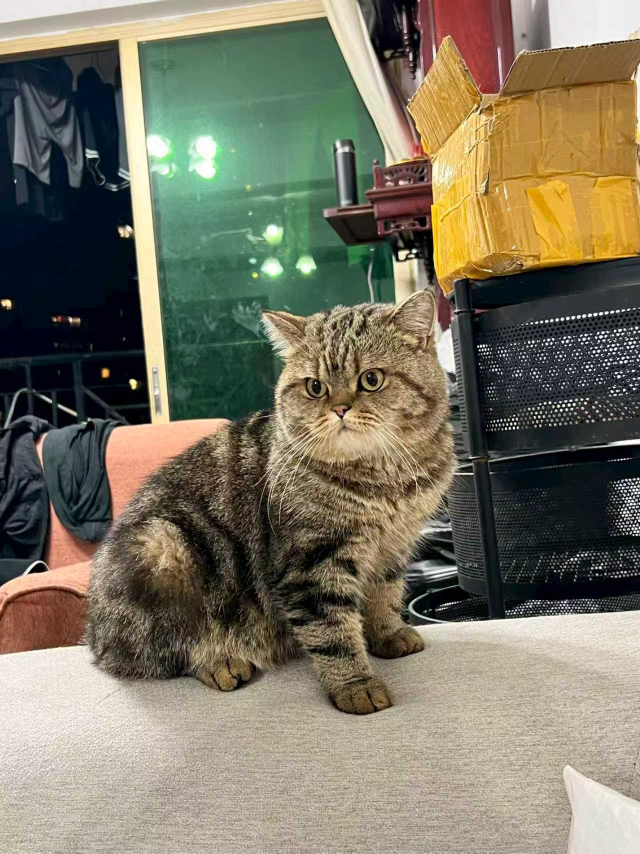
#> input picture input/微信图片_20260130115714_140_22.jpg, 1280 x 1707 px (shown at 1/2 size); its folder holds only this picture in this run
$ python -i multi_pet_enhancement.py   (imports and definitions only)
#> lines starting #> are read from the running program, lines starting #| are printed output that depends on the picture
#> further down, picture is the input picture: PIL image 1280x1707 RGB; mean R, G, B 122.1, 117.4, 98.9
# -*- coding: utf-8 -*-
"""
多宠物合成增强工具
实现文档中提到的所有增强功能：
1. Alpha边缘净化
2. 极轻度羽化
3. 可选内描边
4. 视觉面积归一化
5. 组合视觉中心对齐
6. 圆形模板整体缩放
"""
import numpy as np
from PIL import Image, ImageFilter
from typing import List, Tuple, Optional
import math


def clean_alpha_edge(image: Image.Image, threshold: int = 10) -> Image.Image:
    """
    Alpha边缘净化：去除低于阈值的噪点

    Args:
        image: RGBA图像
        threshold: Alpha阈值，低于此值的像素设为完全透明

    Returns:
        处理后的图像
    """
#> called with threshold = 10
    if image.mode != 'RGBA':
        image = image.convert('RGBA')

    data = np.array(image)
    alpha = data[:, :, 3]
#> alpha: shape (1707, 1280); every value is 255

    # 将低于阈值的alpha设为0
    mask = alpha < threshold
#> mask: shape (1707, 1280) bool; every value is 0
    data[mask, 3] = 0

    return Image.fromarray(data, 'RGBA')


def apply_light_feather(image: Image.Image, radius: float = 1.5) -> Image.Image:
    """
    极轻度羽化：只作用于alpha边缘，不模糊主体

    Args:
        image: RGBA图像
        radius: 羽化半径（1-2px）

    Returns:
        处理后的图像
    """
#> called with radius = 1.5
    if image.mode != 'RGBA':
        image = image.convert('RGBA')

    # 分离alpha通道
    alpha = image.split()[3]

    # 对alpha通道应用轻微的高斯模糊
    alpha_feathered = alpha.filter(ImageFilter.GaussianBlur(radius=radius))

    # 重新组合图像
    r, g, b, _ = image.split()
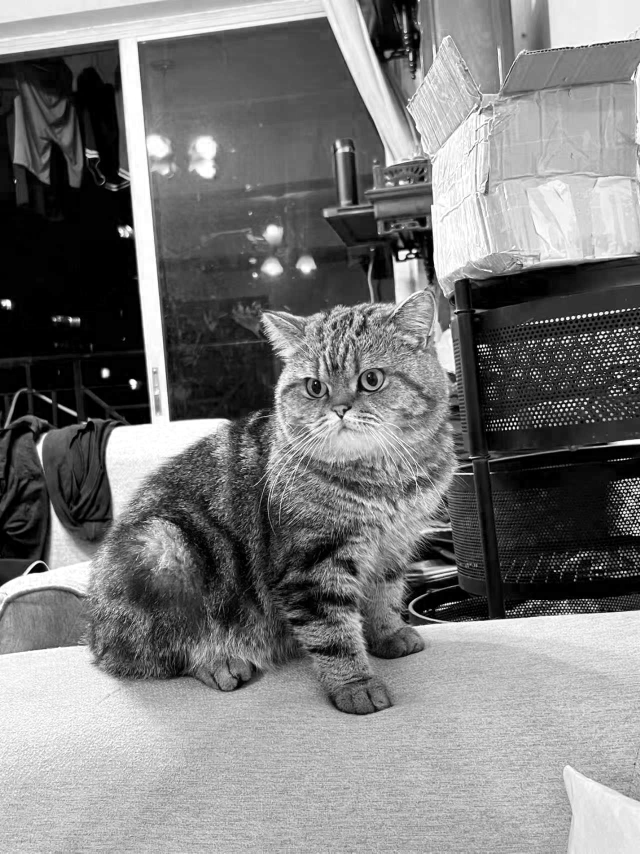
#> r: PIL image 1280x1707 L (shown at 1/2 size); min 0, max 255, mean 122.1
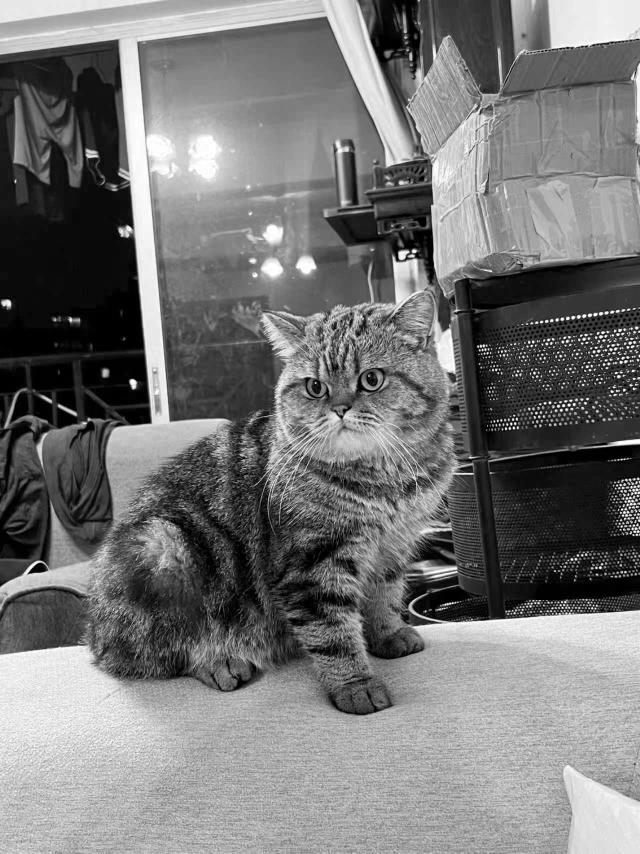
#> g: PIL image 1280x1707 L (shown at 1/2 size); min 0, max 255, mean 117.4
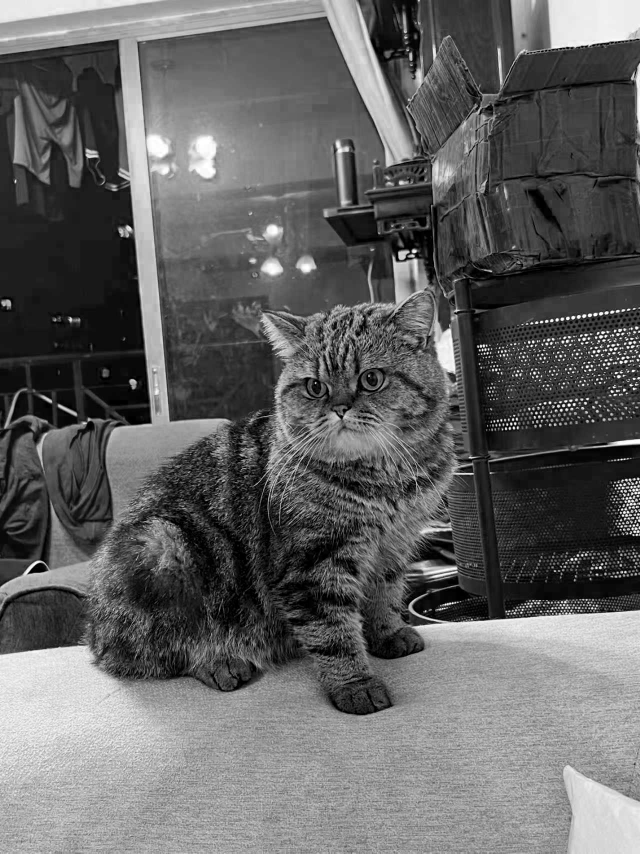
#> b: PIL image 1280x1707 L (shown at 1/2 size); min 0, max 255, mean 98.9
    result = Image.merge('RGBA', (r, g, b, alpha_feathered))

    return result


# [97 lines left out: functions compute_average_color, apply_inner_stroke, not called in this run]


def process_pet_image_for_display(image: Image.Image,
                                 enable_edge_cleaning: bool = True,
                                 enable_feather: bool = True,
                                 enable_stroke: bool = False) -> Image.Image:
    """
    对单只宠物图像进行展示级边缘处理

    Args:
        image: 宠物抠图结果（RGBA）
        enable_edge_cleaning: 是否启用边缘净化
        enable_feather: 是否启用轻度羽化
        enable_stroke: 是否启用内描边

    Returns:
        处理后的图像
    """
    result = image.copy()

    if enable_edge_cleaning:
        result = clean_alpha_edge(result, threshold=10)

    if enable_feather:
        result = apply_light_feather(result, radius=1.5)

    if enable_stroke:
        result = apply_inner_stroke(result, stroke_width=1, opacity=180)

    return result


# [27 lines left out: function compute_visual_area, not called in this run]


# 视觉面积归一化安全兜底（升级方案 模块二、圆形双宠规范四）
FACTOR_CLAMP_MIN = 0.75
FACTOR_CLAMP_MAX = 1.25
SCALE_CLAMP_MIN = 0.65
SCALE_CLAMP_MAX = 1.0  # 禁止单宠放大超过原始尺寸
CIRCLE_FACTOR_CLAMP_MIN = 0.80
CIRCLE_FACTOR_CLAMP_MAX = 1.20


# [124 lines left out: functions normalize_visual_areas, compute_group_visual_center, not called in this run]


# 圆形双宠 anchor 硬约束（升级方案 模块三、圆形双宠规范三/五）
ANCHOR_X_LIMITS = (0.2, 0.8)
ANCHOR_Y_LIMITS = (0.25, 0.75)
CIRCLE_ANCHOR_X_LIMITS = (0.30, 0.70)
CIRCLE_ANCHOR_Y_LIMITS = (0.42, 0.62)
CIRCLE_VISUAL_CENTER = (0.5, 0.53)  # 圆形模板视觉重心略低于正中心


# [114 lines left out: functions align_group_to_template_center, clamp_layout_anchors, is_circular_template, apply_circular_template_scaling, not called in this run]

>>> from PIL import Image
>>> picture = Image.open('../input/微信图片_20260130115714_140_22.jpg')
>>> result = process_pet_image_for_display(picture)

$ run again, on input/cat.png
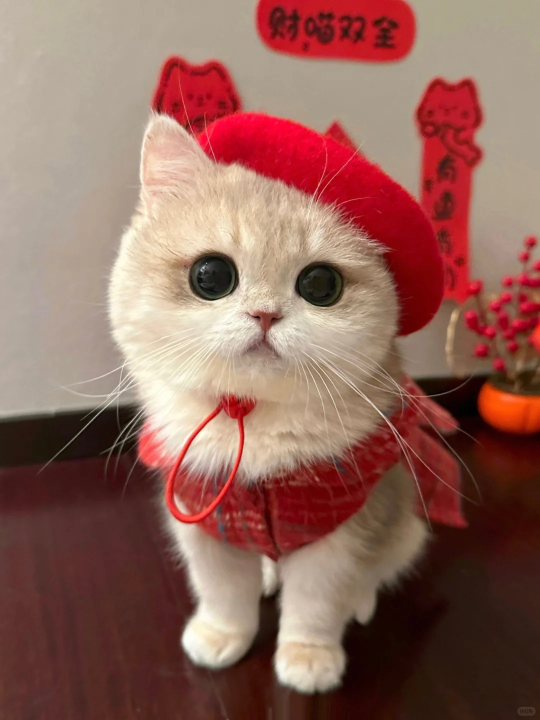
#> input picture input/cat.png, 1080 x 1440 px (shown at 1/2 size)
#> picture is the input picture: PIL image 1080x1440 RGB; mean R, G, B 144.7, 101.5, 91
#> alpha: shape (1440, 1080); every value is 255
#> mask: shape (1440, 1080) bool; every value is 0
#> in apply_light_feather, `r, g, b, _ = image.split()`:
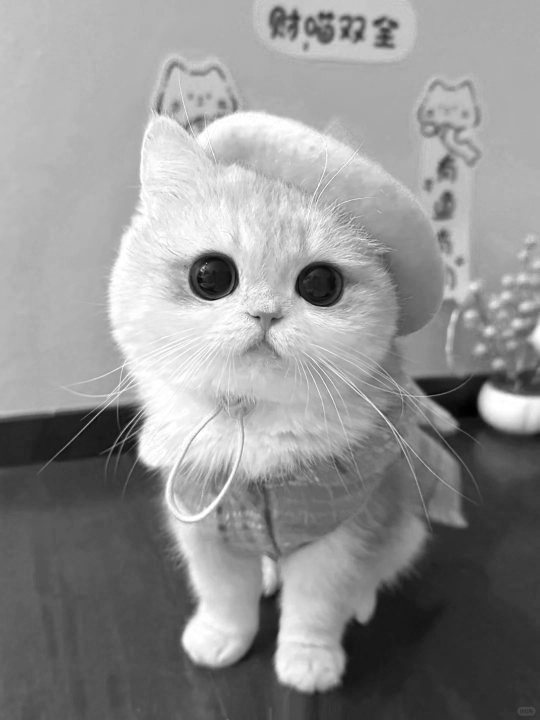
#> r: PIL image 1080x1440 L (shown at 1/2 size); min 0, max 255, mean 144.7
#> in apply_light_feather, `r, g, b, _ = image.split()`:
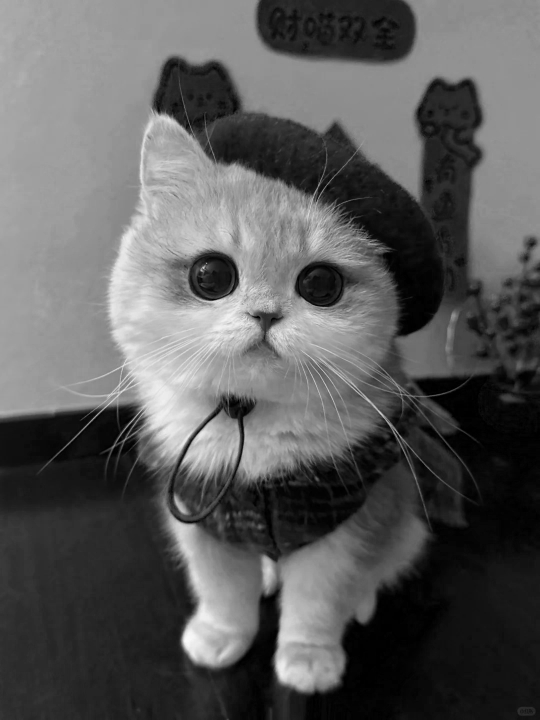
#> b: PIL image 1080x1440 L (shown at 1/2 size); min 0, max 250, mean 91

$ run again, on input/corgi.png
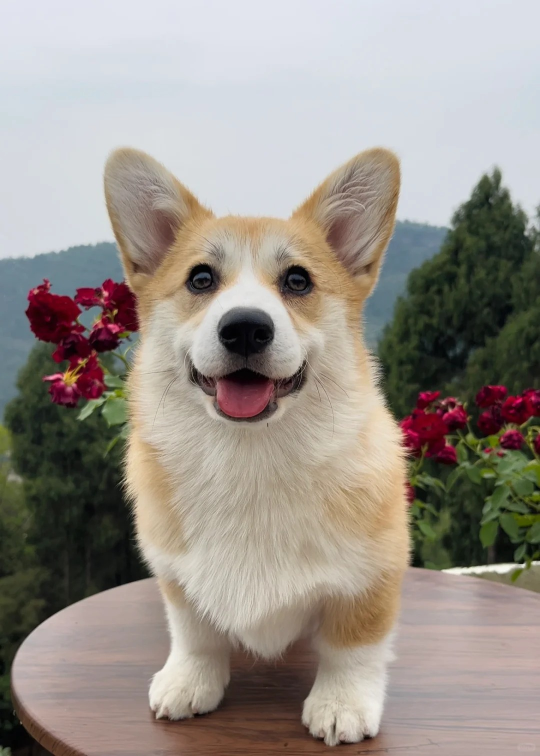
#> input picture input/corgi.png, 1080 x 1512 px (shown at 1/2 size)
#> picture is the input picture: PIL image 1080x1512 RGB; mean R, G, B 152.9, 145.8, 138.3
#> alpha: shape (1512, 1080); every value is 255
#> mask: shape (1512, 1080) bool; every value is 0
#> in apply_light_feather, `r, g, b, _ = image.split()`:
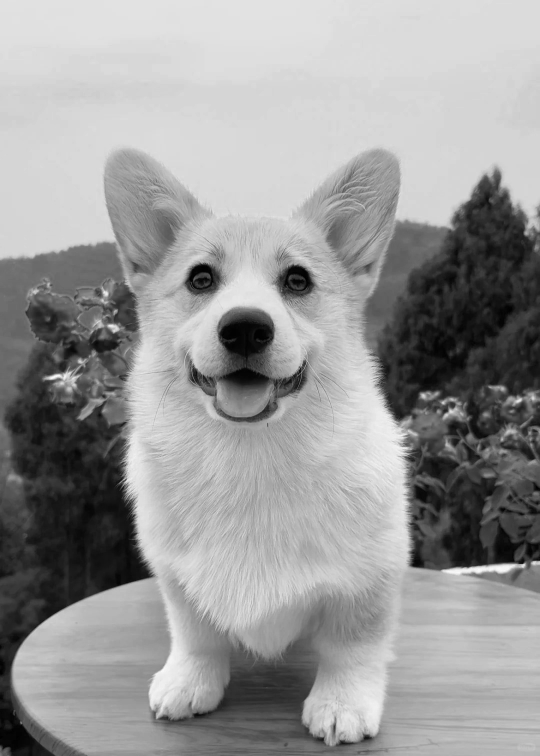
#> r: PIL image 1080x1512 L (shown at 1/2 size); min 0, max 255, mean 152.9
#> in apply_light_feather, `r, g, b, _ = image.split()`:
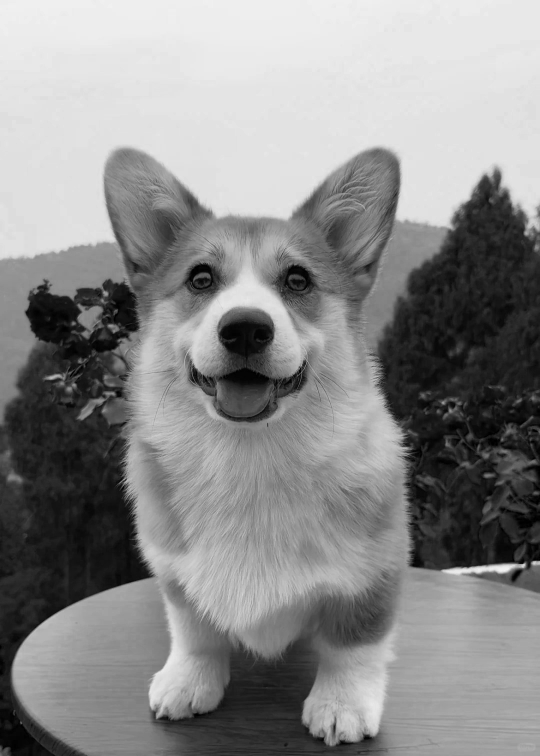
#> b: PIL image 1080x1512 L (shown at 1/2 size); min 0, max 247, mean 138.3
